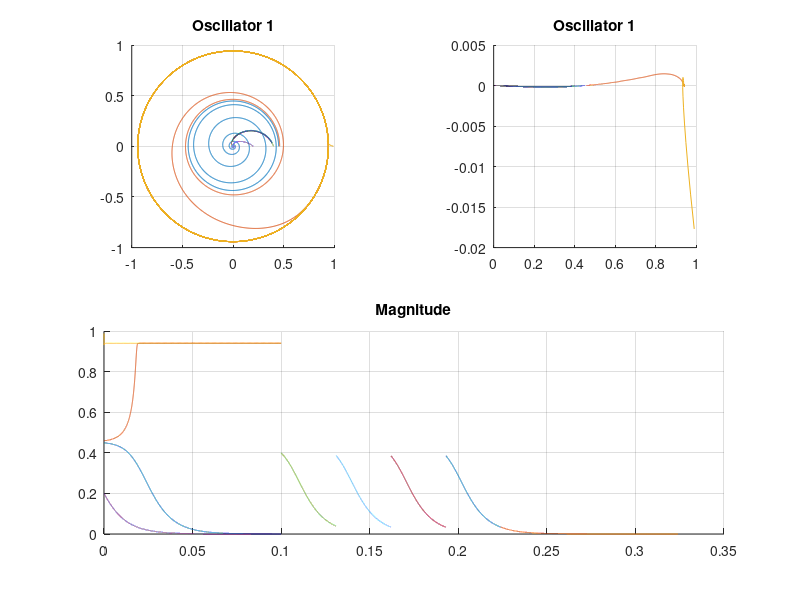
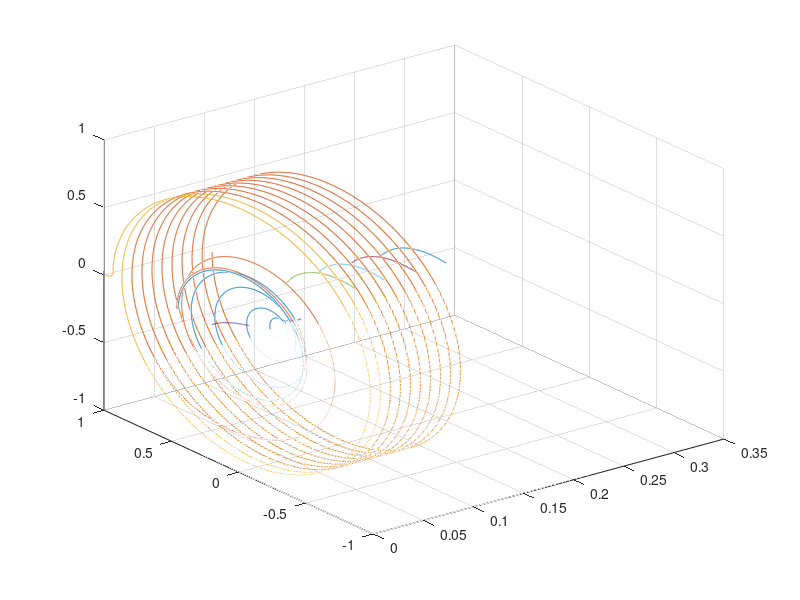

Here is the MATLAB script that generated these plots, in order:
% implementation of a double-limit cycle oscillator

clear all;close all;clc;

for z0 = [0.45 0.46 0.99]
    % parameters of the gamma oscillator
    % z0 = 0.1;
    alpha = -100;
    beta1 = 500;
    beta2 = -50;
    epsilon = 1;
    f1 = 100;
    
    % parameters for time
    fs = 100000;
    dur = 0.1; % in seconds
    T = 1/fs;
    time = 0:T:dur;
    
    ntime = length(time);
    
    % initialize empty arrays
    t_out = zeros(size(time));
    z_out_1 = zeros(size(time));
    
    % initialization values
    t_out(1) = time(1);
    z_out_1(1) = z0;
    
    input = zeros(size(time));
    
    %     for i=1:ntime-1
    %
    %         %%% first layer %%%
    %
    %         k1 = z_out_1(i)*(alpha + 1i*2*pi*f1 + beta1*abs(z_out_1(i))^2 + ...
    %             ((epsilon*beta2*abs(z_out_1(i)))^4)/(1-epsilon*abs(z_out_1(i))^2)) + input(i);
    %
    %         z1 = z_out_1(i)+(T/2)*k1;
    %
    %         k2 = z1*(alpha + 1i*2*pi*f1 + beta1*abs(z1)^2 + ...
    %             ((epsilon*beta2*abs(z1))^4)/(1-epsilon*abs(z1)^2)) + (input(i) + input(i+1))/2;
    %
    %         z2 = z_out_1(i)+(T/2)*k2;
    %
    %         k3 = z2*(alpha + 1i*2*pi*f1 + beta1*abs(z2)^2 + ...
    %             ((epsilon*beta2*abs(z2))^4)/(1-epsilon*abs(z2)^2)) + (input(i) + input(i+1))/2;
    %
    %         z3 = z_out_1(i)+T*k3;
    %
    %         k4 = z3*(alpha + 1i*2*pi*f1 + beta1*abs(z3)^2 + ...
    %             ((epsilon*beta2*abs(z3))^4)/(1-epsilon*abs(z3)^2)) + (input(i));
    %
    %         z_out_1(i+1) = z_out_1(i) + (1/6)*T*(k1+(2*k2)+(2*k3)+k4);
    %
    %         t_out(i+1) = t_out(i) + T;
    %
    %     end
    %
    % the output of beta drives a gamma oscillator
    dzdt = @(t,z,alpha,beta1,beta2,epsilon,f1)  ...
        z*(alpha + 1i*2*pi*f1 + beta1*abs(z)^2 + (epsilon*beta2*abs(z)^4)/(1-epsilon*abs(z)^2)); % input to beta
    
    % integrate the ode to obtain the amplitude
    [t_out_2,z_out_2] = ode45(@(t,z) dzdt(t,z,alpha,beta1,beta2,epsilon,f1),time,z0);
    
    figure(1)
    subplot(2,2,1)
    %     plot((z_out_1))
    hold on
    plot(z_out_2)
    axis square
    title('Oscillator 1')
    grid on
    subplot(2,2,2)
    %     plot((abs(z_out_1(1:end-1))),diff(abs(z_out_1)));
    axis square
    hold on
    plot((abs(z_out_2(1:end-1))),diff(abs(z_out_2)));
    title('Oscillator 1')
    grid on
    subplot(2,2,3:4)
    %     plot(time,abs(z_out_1))
    grid on
    hold on
    plot(time,abs(z_out_2))
    title('Magnitude')
    
    figure(2)
    plot3(time,real(z_out_2),imag(z_out_2))
    hold on
    grid on
    
end

%%
% Here the same double limit cycle oscillator is forced with external input

% implementation of a double-limit cycle oscillator

clear all;close all;clc;

% parameters of the gamma oscillator
z0 = 0.2;
alpha = -100;
beta1 = 500;
beta2 = -50;
epsilon = 1;
f1 = 10;

% parameters for time
fs = 100000;
dur = 0.1; % in seconds
T = 1/fs;
time = 0:T:dur;

ntime = length(time);

dzdt = @(t,z,alpha,beta1,beta2,epsilon,f1)  ...
    z*(alpha + 1i*2*pi*f1 + beta1*abs(z)^2 + (epsilon*beta2*abs(z)^4)/(1-epsilon*abs(z)^2)); % input to beta

% integrate the ode to obtain the amplitude
[t_out_1,z_out_1] = ode45(@(t,z) dzdt(t,z,alpha,beta1,beta2,epsilon,f1),time,z0);

figure(1)
subplot(2,2,1)
plot((z_out_1))
hold on
axis square
title('Oscillator 1')
grid on
subplot(2,2,2)
plot((abs(z_out_1(1:end-1))),diff(abs(z_out_1)));
axis square
hold on
title('Oscillator 1')
grid on
subplot(2,2,3:4)
plot(time,abs(z_out_1))
grid on
hold on
title('Magnitude')

figure(2)
plot3(time,real(z_out_1),imag(z_out_1))
hold on
grid on

n_impulses = 4;

for i=1:n_impulses
    
    % new oscillator parameter
    z0 = z_out_1(end) + 0.40;
    
    % parameters for time
    fs = 100000;
    dur = 0.031; % in seconds
    T = 1/fs;
    time = t_out_1(end):T:t_out_1(end)+dur;
    
    ntime = length(time);
    
    dzdt = @(t,z,alpha,beta1,beta2,epsilon,f1)  ...
        z*(alpha + 1i*2*pi*f1 + beta1*abs(z)^2 + (epsilon*beta2*abs(z)^4)/(1-epsilon*abs(z)^2)); % input to beta
    
    % integrate the ode to obtain the amplitude
    [t_out_1,z_out_1] = ode45(@(t,z) dzdt(t,z,alpha,beta1,beta2,epsilon,f1),time,z0);
    
    figure(1)
    subplot(2,2,1)
    plot((z_out_1))
    hold on
    axis square
    title('Oscillator 1')
    grid on
    subplot(2,2,2)
    plot((abs(z_out_1(1:end-1))),diff(abs(z_out_1)));
    axis square
    hold on
    title('Oscillator 1')
    grid on
    subplot(2,2,3:4)
    plot(time,abs(z_out_1))
    grid on
    hold on
    title('Magnitude')
    
    figure(2)
    plot3(time,real(z_out_1),imag(z_out_1))
    hold on
    grid on
    
    
end

% new oscillator parameter
z0 = z_out_1(end);

% parameters for time
fs = 100000;
dur = 0.1; % in seconds
T = 1/fs;
time = t_out_1(end):T:t_out_1(end)+dur;

ntime = length(time);

dzdt = @(t,z,alpha,beta1,beta2,epsilon,f1)  ...
    z*(alpha + 1i*2*pi*f1 + beta1*abs(z)^2 + (epsilon*beta2*abs(z)^4)/(1-epsilon*abs(z)^2)); % input to beta

% integrate the ode to obtain the amplitude
[t_out_1,z_out_1] = ode45(@(t,z) dzdt(t,z,alpha,beta1,beta2,epsilon,f1),time,z0);

figure(1)
subplot(2,2,1)
plot((z_out_1))
hold on
axis square
title('Oscillator 1')
grid on
subplot(2,2,2)
plot((abs(z_out_1(1:end-1))),diff(abs(z_out_1)));
axis square
hold on
title('Oscillator 1')
grid on
subplot(2,2,3:4)
plot(time,abs(z_out_1))
grid on
hold on
title('Magnitude')

figure(2)
plot3(time,real(z_out_1),imag(z_out_1))
hold on
grid on